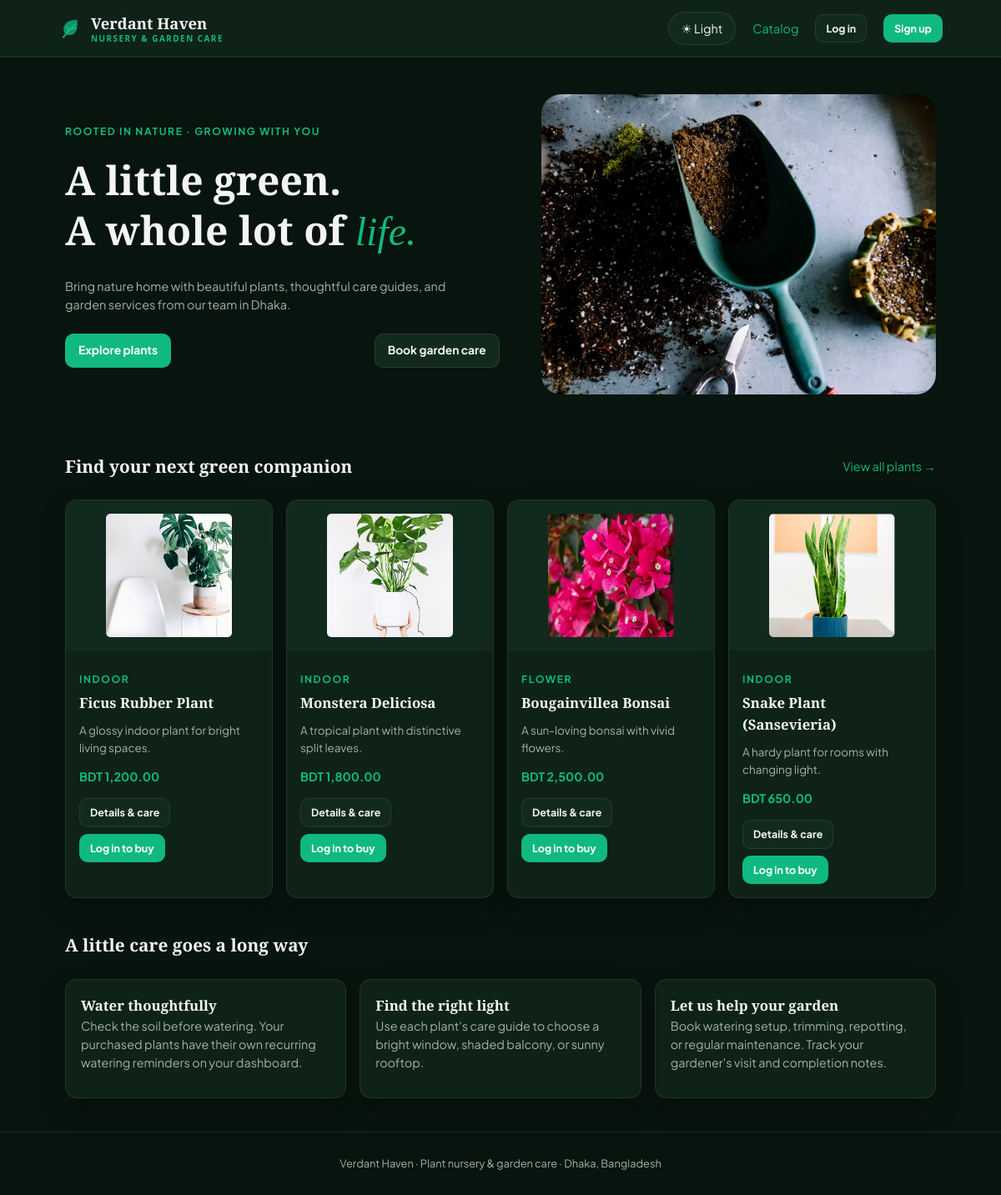
The page / on the database its author committed.
### tables this page shows
CREATE TABLE IF NOT EXISTS plants (
 id BIGINT UNSIGNED AUTO_INCREMENT PRIMARY KEY,
 name VARCHAR(150) NOT NULL,
 category ENUM('indoor','outdoor','fruit','flower') NOT NULL,
 price DECIMAL(10,2) NOT NULL,
 old_price DECIMAL(10,2) DEFAULT NULL,
 stock INT UNSIGNED NOT NULL DEFAULT 0,
 image_path VARCHAR(255) DEFAULT NULL,
 description TEXT NOT NULL,
 care_instructions TEXT NOT NULL,
 care_light VARCHAR(80) DEFAULT NULL,
 care_water VARCHAR(80) DEFAULT NULL,
 care_soil VARCHAR(80) DEFAULT NULL,
 care_file_path VARCHAR(255) DEFAULT NULL,
 watering_hours INT UNSIGNED NOT NULL DEFAULT 168,
 active TINYINT(1) NOT NULL DEFAULT 1,
 created_at TIMESTAMP NOT NULL DEFAULT CURRENT_TIMESTAMP,
 CONSTRAINT chk_plant_price CHECK (price >= 0)
);

### includes/app.php (called while the page is built, shortened)
<?php
require_once __DIR__ . '/db_connect.php';
function url($path = '') {
    $path = ltrim($path, '/');
    return BASE_PATH . '/' . $path;
}
function h($text) {
    return htmlspecialchars((string)$text, ENT_QUOTES, 'UTF-8');
}
function money($amount) {
    return 'BDT ' . number_format((float)$amount, 2);
}
function run($sql, $types = '', $values = []) {
    global $conn;
    $stmt = mysqli_prepare($conn, $sql);
    if ($types !== '') {
        mysqli_stmt_bind_param($stmt, $types, ...$values);
    }
    mysqli_stmt_execute($stmt);
    return $stmt;
}
function rows($sql, $types = '', $values = []) {
    $stmt = run($sql, $types, $values);
    $result = mysqli_stmt_get_result($stmt);
    $data = mysqli_fetch_all($result, MYSQLI_ASSOC);
    return $data;
}
function current_user() {
    if (empty($_SESSION['uid'])) return null;
    return one('SELECT id,name,email,phone,role,status FROM users WHERE id=?', 'i', [$_SESSION['uid']]);
}

### includes/layout.php (the view, shortened to what this page needs)
<?php
function post_form($action, $return_to, $class = '', $files = false)
{
    echo '<form method="post" action="' . h(url('actions/handle.php')) . '" class="' . h($class) . '"' . ($files ? ' enctype="multipart/form-data"' : '') . '>';
}
function page_start($title, $refresh = false)
{
    $user = current_user();
    $theme = $_SESSION['theme'] ?? $_COOKIE['vh_theme'] ?? 'dark';
    $return = ltrim(substr($_SERVER['SCRIPT_NAME'], strlen(BASE_PATH)), '/') . (!empty($_SERVER['QUERY_STRING']) ? '?' . $_SERVER['QUERY_STRING'] : '');
?>
    <!DOCTYPE html>
    <html lang="en" data-theme="<?= h($theme) ?>">
    <head>
        <link rel="stylesheet" href="<?= h(url('assets/css/site.css')) ?>">
    </head>
    <body>
        <header class="topbar">
            <div class="wrap">
                <a class="brand" href="<?= h(url('index.php')) ?>"><svg viewBox="0 0 40 40" fill="none" aria-hidden="true">
                        <path d="M31 5C9 5 5 19 11 28c9 6 23 2 20-23Z" fill="currentColor" opacity=".75" />
                        <path d="M8 34 28 12M16 25l-1-9M21 20l8-1" stroke="currentColor" stroke-width="2.5" stroke-linecap="round" />
                    </svg><span>Verdant Haven<small>Nursery & garden care</small></span></a>
                <div class="top-actions">
                    <?php post_form('theme', $return); ?><input type="hidden" name="theme" value="<?= $theme === 'dark' ? 'light' : 'dark' ?>"><button class="theme-btn" aria-label="Switch to <?= $theme === 'dark' ? 'light' : 'dark' ?> mode"><?= $theme === 'dark' ? '☀ Light ' : '☾ Dark ' ?></button></form>
                    <?php if ($user): ?><a class="user-name" href="<?= h(url(home($user['role']))) ?>"><?= h($user['name']) ?></a><?php post_form('logout', 'pages/auth/login.php'); ?><button class="btn secondary small">Log out</button></form>
                    <?php else: ?><a href="<?= h(url('pages/customer/catalog.php')) ?>">Catalog</a><a class="btn secondary small" href="<?= h(url('pages/auth/login.php')) ?>">Log in</a><a class="btn small" href="<?= h(url('pages/auth/signup.php')) ?>">Sign up</a><?php endif; ?>
                </div>
            </div>
        </header>
            <main class="content <?= $user ? '' : 'public-content' ?>">
                    unset($_SESSION['flash']); ?><div class="notice <?= h($flash['kind']) ?>" role="status"><?= h($flash['message']) ?></div><?php endif;
                                                                                                                                                                                                    }
                                                                                                                                                                                                    function page_end()
                                                                                                                                                                                                    {
                                                                                                                                                                                                        $user = current_user();
                                                                                                                                                                                                        $chat_script = $user && in_array($user['role'], ['customer', 'staff', 'gardener']) ? '<script src="' . h(url('assets/js/chat-indicator.js')) . '" defer></script>' : '';
                                                                                                                                                                                                        echo '</main>' . ($user ? '</div>' : '') . $chat_script . '<footer>Verdant Haven · Plant nursery & garden care · Dhaka, Bangladesh</footer></body></html>';
                                                                                                                                                                                                    }
                                                                                                                                                                                                    function plant_cards($plants, $return_to)
                                                                                                                                                                                                    {
                                                                                                                                                                                                        $user = current_user();
                                                                                                                                                                                                        echo '<div class="grid">';
                                                                                                                                                                                                        foreach ($plants as $plant) { ?>
                    <article class="card plant-card">
                        <a href="<?= h(url('pages/customer/plant-details.php?id=' . $plant['id'])) ?>"><img src="<?= h(url($plant['image_path'] ?: 'assets/images/main.avif')) ?>" alt="<?= h($plant['name']) ?>" loading="lazy"></a>
                        <div class="plant-body"><span class="eyebrow"><?= h($plant['category']) ?></span>
                            <h3><?= h($plant['name']) ?></h3>
                            <p><?= h($plant['description']) ?></p>
                            <div class="price"><?= money($plant['price']) ?></div>
                            <div class="row"><a class="btn secondary small" href="<?= h(url('pages/customer/plant-details.php?id=' . $plant['id'])) ?>">Details & care</a>
                                <?php if ($user && $user['role'] === 'customer'):
                                                                                                                                                                                                                if ($plant['stock'] > 0): post_form('cart_add', $return_to); ?><input type="hidden" name="id" value="<?= (int)$plant['id'] ?>"><input type="hidden" name="quantity" value="1"><button class="btn small">Add to cart</button></form><?php else: ?><span class="badge alert">Out of stock</span><?php endif;
                                                                                                                                                                                                                                                                                                post_form('wishlist', $return_to); ?><input type="hidden" name="id" value="<?= (int)$plant['id'] ?>"><button class="btn secondary small"><?= !empty($plant['saved']) ? 'Unsave' : 'Save' ?></button></form>
                                <?php elseif (!$user): ?><a class="btn small" href="<?= h(url('pages/auth/login.php')) ?>">Log in to buy</a><?php endif; ?>
                            </div>
                        </div>
                    </article>
            <?php }
                                                                                                                                                                                                        echo '</div>';
                                                                                                                                                                                                    }

### assets/css/site.css (style rules this page uses)
:root { color-scheme: dark; --bg: #08140e; --surface: #0e2218; --card: #122a1e; --hover: #1a3a2a; --line: #ffffff16; --text: #f3f4f6; --muted: #a4b2a9; --primary: #10b981; --primary-hover: #059669; --gold: #eab362; --shadow: 0 12px 35px #0003; --danger: #fca5a5; }
* { box-sizing: border-box; margin: 0; padding: 0; }
body { font-family: "Plus Jakarta Sans", system-ui, sans-serif; background: var(--bg); color: var(--text); font-size: 0.9rem; line-height: 1.55; }
h1, h2, h3, .brand { font-family: "Playfair Display", Georgia, serif; }
h3 { font-size: 1.05rem; }
a { color: var(--primary); text-decoration: none; }
button, input, textarea, select { font: inherit; }
button, a, input, select, textarea, summary { outline-offset: 4px; }
button { cursor: pointer; }
img { max-width: 100%; }
p { margin-bottom: 12px; }
.muted, small { color: var(--muted); }
.eyebrow { color: var(--primary); font-size: 0.76rem; letter-spacing: 0.13em; text-transform: uppercase; font-weight: 700; }
.wrap { max-width: 1100px; margin: auto; padding: 0 20px; }
.topbar { background: var(--surface); border-bottom: 1px solid var(--line); position: sticky; top: 0; z-index: 10; }
.topbar .wrap { display: flex; gap: 14px; justify-content: space-between; align-items: center; min-height: 68px; }
.brand { color: var(--text); font-size: 1.15rem; display: flex; align-items: center; gap: 10px; font-weight: 700; line-height: 1.3; }
.brand svg { width: 29px; color: var(--primary); }
.brand small { display: block; font-family: system-ui; font-size: 0.62rem; letter-spacing: 0.15em; color: var(--primary); text-transform: uppercase; }
.top-actions { display: flex; gap: 20px; align-items: center; justify-content:space-between; flex-wrap: wrap; }
.top-actions form { display: inline; }
.theme-btn { background: var(--card); color: var(--text); border: 1px solid var(--line); border-radius: 24px; padding: 8px 15px; }
.content { width: 100%; max-width: 1200px; margin: 0 auto; padding: 24px 28px 40px; min-width: 0; }
.public-content { max-width: 1100px; }
.card, .panel { background: var(--surface); border: 1px solid var(--line); border-radius: 14px; padding: 18px; box-shadow: var(--shadow); }
.grid { display: grid; grid-template-columns: repeat(auto-fit, minmax(230px, 1fr)); gap: 16px; }
.btn { display: inline-flex; align-items: center; justify-content: center; gap: 8px; background: var(--primary); border: 1px solid transparent; border-radius: 10px; color: #fff; font-size: 0.86rem; font-weight: 700; padding: 9px 15px; text-decoration: none; line-height: 1.5; }
.btn.secondary { background: var(--card); color: var(--text); border-color: var(--line); }
.btn.small { padding: 7px 12px; font-size: 0.78rem; }
.row { display: flex; align-items: center; gap: 12px; flex-wrap: wrap; justify-content: space-between; }
.plant-card { padding: 0; overflow: hidden; }
.plant-card img { width: 100%; height: 180px; object-fit: contain; background: var(--card); padding: 16px; }
.plant-card .plant-body { padding: 16px; }
.plant-card h3 { margin: 6px 0 10px; }
.plant-card p { font-size: 0.84rem; color: var(--muted); }
.plant-card .price { font-weight: 700; color: var(--primary); margin-bottom: 15px; }
.plant-card .row { gap: 8px; }
footer { text-align: center; padding: 28px; color: var(--muted); font-size: 0.8rem; border-top: 1px solid var(--line); }

### rows shown on the page
plants: image_path+name (picture), category "INDOOR", name "Ficus Rubber Plant", description "A glossy indoor plant for bright living spaces.", price "BDT 1,200.00"
plants: image_path+name (picture), category "INDOOR", name "Monstera Deliciosa", description "A tropical plant with distinctive split leaves.", price "BDT 1,800.00"
plants: image_path+name (picture), category "FLOWER", name "Bougainvillea Bonsai", description "A sun-loving bonsai with vivid flowers.", price "BDT 2,500.00"
plants: image_path+name (picture), category "INDOOR", name "Snake Plant (Sansevieria)", description "A hardy plant for rooms with changing light.", price "BDT 650.00"
